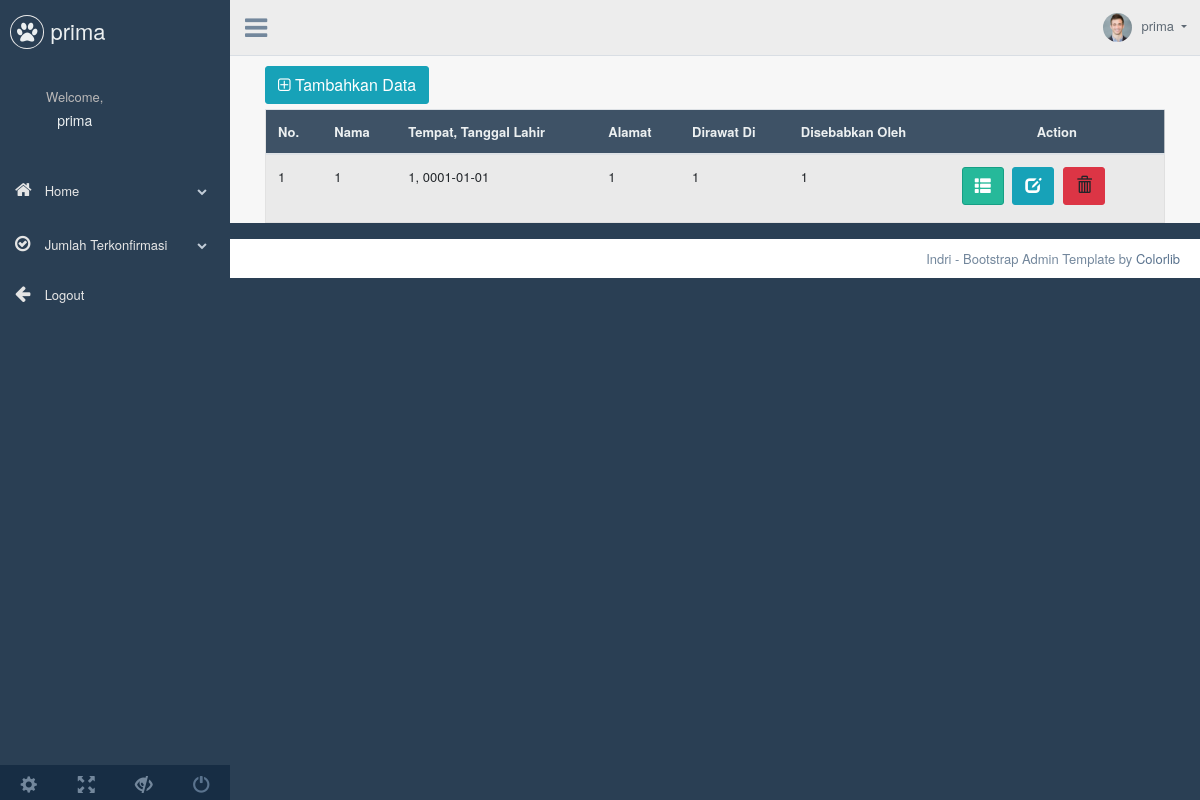
Page /app/views/positif/read.php (signed in) on the committed database.
### tables this page shows
CREATE TABLE `positif` (
  `id` int(11) NOT NULL,
  `status` varchar(255) NOT NULL,
  `nama` varchar(255) NOT NULL,
  `tempat_lahir` varchar(255) NOT NULL,
  `tanggal_lahir` date NOT NULL,
  `alamat` varchar(250) NOT NULL,
  `dirawat_di` varchar(250) NOT NULL,
  `disebabkan_oleh` varchar(250) NOT NULL
);

### app/views/positif/read.php (the view, shortened to what this page needs)
<?php include("atas.php") ?>
<div class="container-fluid">
    <table class="table table-striped jambo_table bulk_action">
        <div class="row">
            <div class="col-md-12">
                <a href="create.php" class="btn btn-info btn-md"> <span class="fa fa-plus-square-o"></span> Tambahkan
                    Data </a>
            </div>
        </div>
        <thead>
            <tr class="headings">
                <th class="column-title" style="display: table-cell;">No. </th>
                <th class="column-title" style="display: table-cell;">Nama </th>
                <th class="column-title" style="display: table-cell;">Tempat, Tanggal Lahir </th>
                <th class="column-title" style="display: table-cell;">Alamat</th>
                <th class="column-title" style="display: table-cell;">Dirawat Di </th>
                <th class="column-title" style="display: table-cell;">Disebabkan Oleh </th>
                <th class="column-title no-link last text-center" style="display: table-cell;"><span class="nobr">Action</span>
                </th>
            </tr>
        </thead>
        <tbody>
            <?php  $i=1;
                        if($result->rowCount() > 0) : ?>
            <?php foreach($result as $positif) : ?>
            <tr class="even pointer">
                <td class=" "><?=$i++ ?></td>
                <td class=" "><?=$positif['nama'] ?></td>
                <td class=" "><?=$positif['tempat_lahir'] ?>, <?=$positif['tanggal_lahir'] ?></td>
                <td class=" "><?=$positif['alamat'] ?></td>
                <td class=" "><?=$positif['dirawat_di'] ?></td>
                <td class=" "><?=$positif['disebabkan_oleh'] ?></td>
                <td>
                    <a title="detail" class="btn btn-success" href="detail.php?id=<?=$positif['id']?>"><span
                            class="glyphicon glyphicon-th-list"></span></a>
                    <a title="edit" class="btn btn-info" href="edit.php?id=<?=$positif['id']?>"><span
                            class="glyphicon glyphicon-edit"></span></a>
                    <a type="button" class="btn btn-danger" data-toggle="modal" data-target=".bs-example-modal-sm-<?=$positif['id']?>">
                        <span class="glyphicon glyphicon-trash"></span></a>
                </td>
            </tr>
            <?php endforeach ?>
            <?php endif ?>
        </tbody>
    </table>
</div>
<?php include("bawah.php") ?>

### rows in the picture
positif: nama "1", tempat_lahir "1", tanggal_lahir "0001-01-01", alamat "1", dirawat_di "1", disebabkan_oleh "1"

### other values in the picture
$_SESSION["user"]["name"] "prima"
